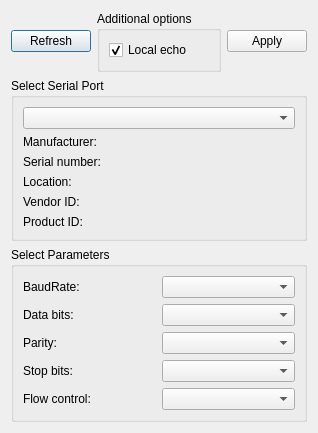
<?xml version="1.0" encoding="UTF-8"?>
<ui version="4.0">
 <class>SettingsDialog</class>
 <widget class="QDialog" name="SettingsDialog">
  <property name="geometry">
   <rect>
    <x>0</x>
    <y>0</y>
    <width>299</width>
    <height>426</height>
   </rect>
  </property>
  <property name="windowTitle">
   <string>Settings</string>
  </property>
  <layout class="QVBoxLayout" name="verticalLayout_2">
   <item>
    <layout class="QHBoxLayout" name="horizontalLayout">
     <item>
      <widget class="QPushButton" name="pushButton">
       <property name="text">
        <string>Refresh</string>
       </property>
      </widget>
     </item>
     <item>
      <widget class="QGroupBox" name="additionalOptionsGroupBox">
       <property name="title">
        <string>Additional options</string>
       </property>
       <layout class="QVBoxLayout" name="verticalLayout">
        <item>
         <widget class="QCheckBox" name="localEchoCheckBox">
          <property name="text">
           <string>Local echo</string>
          </property>
          <property name="checked">
           <bool>true</bool>
          </property>
         </widget>
        </item>
       </layout>
      </widget>
     </item>
     <item>
      <widget class="QPushButton" name="applyButton">
       <property name="text">
        <string>Apply</string>
       </property>
      </widget>
     </item>
    </layout>
   </item>
   <item>
    <widget class="QGroupBox" name="selectBox">
     <property name="title">
      <string>Select Serial Port</string>
     </property>
     <layout class="QGridLayout" name="gridLayout">
      <item row="1" column="0">
       <widget class="QLabel" name="manufacturerLabel">
        <property name="text">
         <string>Manufacturer:</string>
        </property>
       </widget>
      </item>
      <item row="2" column="0">
       <widget class="QLabel" name="serialNumberLabel">
        <property name="text">
         <string>Serial number:</string>
        </property>
       </widget>
      </item>
      <item row="5" column="0">
       <widget class="QLabel" name="pidLabel">
        <property name="text">
         <string>Product ID:</string>
        </property>
       </widget>
      </item>
      <item row="0" column="0">
       <widget class="QComboBox" name="serialPortInfoListBox"/>
      </item>
      <item row="4" column="0">
       <widget class="QLabel" name="vidLabel">
        <property name="text">
         <string>Vendor ID:</string>
        </property>
       </widget>
      </item>
      <item row="3" column="0">
       <widget class="QLabel" name="locationLabel">
        <property name="text">
         <string>Location:</string>
        </property>
       </widget>
      </item>
     </layout>
    </widget>
   </item>
   <item>
    <widget class="QGroupBox" name="parametersBox">
     <property name="title">
      <string>Select Parameters</string>
     </property>
     <layout class="QGridLayout" name="gridLayout_2">
      <item row="1" column="0">
       <widget class="QLabel" name="dataBitsLabel">
        <property name="text">
         <string>Data bits:</string>
        </property>
       </widget>
      </item>
      <item row="1" column="1">
       <widget class="QComboBox" name="dataBitsBox"/>
      </item>
      <item row="2" column="0">
       <widget class="QLabel" name="parityLabel">
        <property name="text">
         <string>Parity:</string>
        </property>
       </widget>
      </item>
      <item row="4" column="1">
       <widget class="QComboBox" name="flowControlBox"/>
      </item>
      <item row="3" column="0">
       <widget class="QLabel" name="stopBitsLabel">
        <property name="text">
         <string>Stop bits:</string>
        </property>
       </widget>
      </item>
      <item row="2" column="1">
       <widget class="QComboBox" name="parityBox"/>
      </item>
      <item row="0" column="0">
       <widget class="QLabel" name="baudRateLabel">
        <property name="text">
         <string>BaudRate:</string>
        </property>
       </widget>
      </item>
      <item row="3" column="1">
       <widget class="QComboBox" name="stopBitsBox"/>
      </item>
      <item row="0" column="1">
       <widget class="QComboBox" name="baudRateBox"/>
      </item>
      <item row="4" column="0">
       <widget class="QLabel" name="flowControlLabel">
        <property name="text">
         <string>Flow control:</string>
        </property>
       </widget>
      </item>
     </layout>
    </widget>
   </item>
  </layout>
 </widget>
 <resources/>
 <connections/>
</ui>
